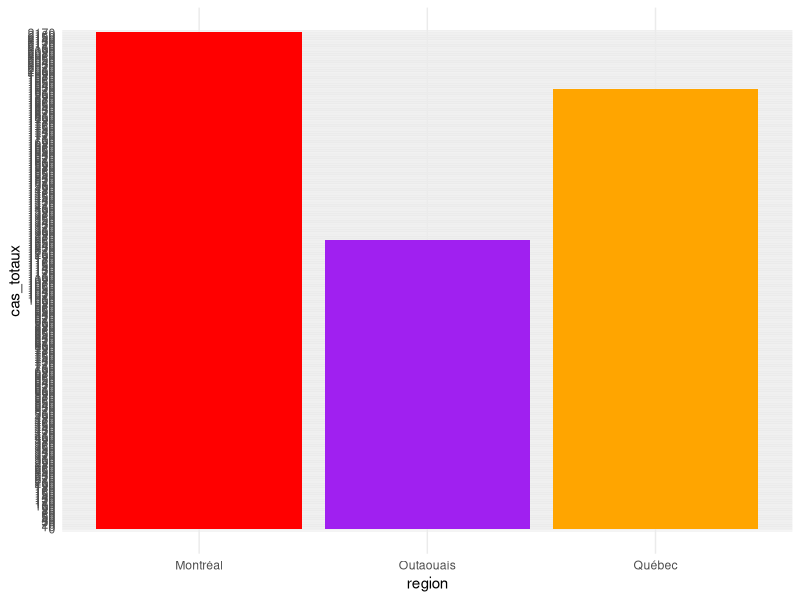
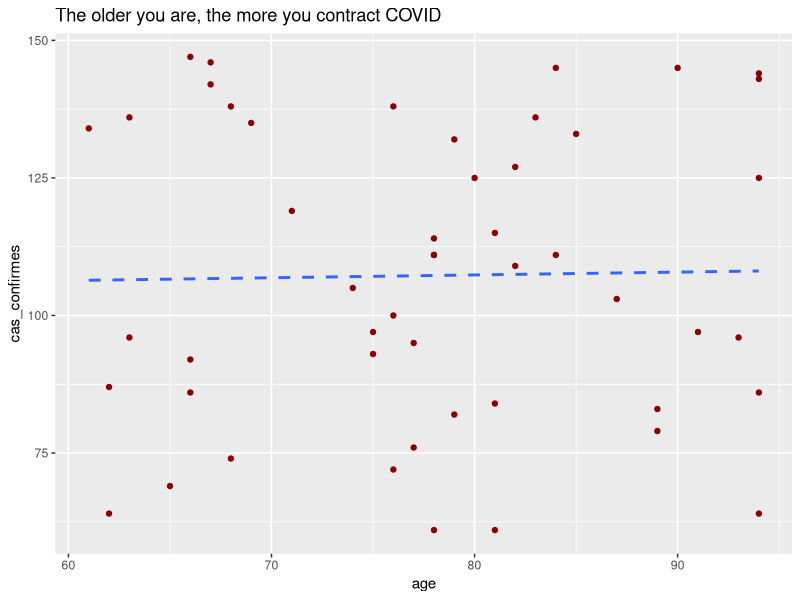

Generate these figures, in order, with R:
## ---- chunk 1
library(tidyverse)

# Simulation of a problematic database
set.seed(1234)
covid_problematique <- data.frame(
  prenom = sample(c("Jean", "Marie", "Luc", "Chloé", "David"), 50, replace = TRUE),
  nom = sample(c("Dupont", "Lavoie", "Nguyen", "Morin", "Gagné"), 50, replace = TRUE),
  age = sample(60:95, 50, replace = TRUE),
  region = sample(c("Montréal", "Québec", "Outaouais"), 50, replace = TRUE),
  cas_confirmes = sample(60:150, 50, replace = TRUE),
  date = sample(seq(as.Date('2022-01-01'), as.Date('2022-12-31'), by="day"), 50, replace = TRUE)
)

# Creating a variable with full name (privacy issue)
covid_problematique <- covid_problematique %>%
  mutate(personne = paste(prenom, nom, ",", age, "years"))

# Data available for students
disponibles <- covid_problematique %>%
  select(region, age, cas_confirmes, date)

head(disponibles)

write_csv(disponibles, "donnees_covid_module7.csv")
## ---- chunk 2
case_by_region <- covid_problematique %>%
  group_by(region) %>%
  summarise(cas_totaux = sum(cas_confirmes), .groups = "drop")

ggplot(case_by_region, aes(x = region, y = cas_totaux, fill = region)) +
  geom_bar(stat = "identity") +
  scale_y_continuous(breaks = seq(0, max(case_by_region$cas_totaux), by = 10)) +
  scale_fill_manual(values = c("Montréal" = "red", "Québec" = "orange", "Outaouais" = "purple")) +
  theme_minimal() +
  theme(legend.position = "none")
## ---- chunk 3
# Extraction of the 5 people with the highest number of confirmed cases
covid_problematique %>%
  arrange(desc(cas_confirmes)) %>%
  select(personne, region, cas_confirmes, date) %>%
  head(5)
## ---- chunk 4
covid_problematique %>%
  mutate(risque = if_else(age > 85 & cas_confirmes > 100, "High", "Moderate")) %>%
  group_by(risque) %>%
  summarize(
    mean_age = mean(age),
    mean_case = mean(cas_confirmes),
    .groups = "drop"
  )

covid_problematique %>%
  ggplot(aes(x = age, y = cas_confirmes)) +
  geom_point(color = "darkred") +
  geom_smooth(method = "lm", se = FALSE, linetype = "dashed") +
  labs(title = "The older you are, the more you contract COVID")
